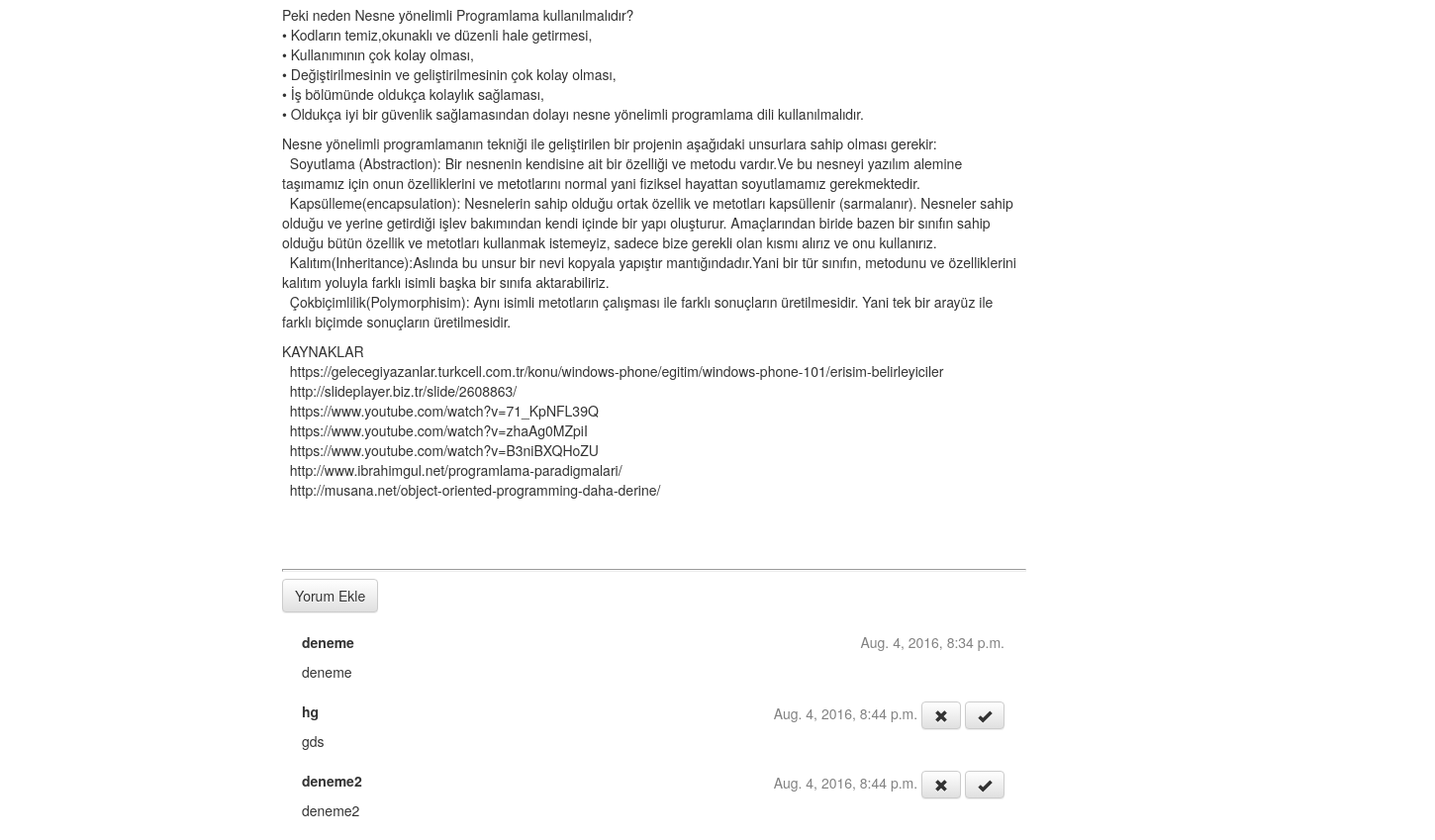
The page /post/1/ (signed in, lower part) on the database as committed earlier.
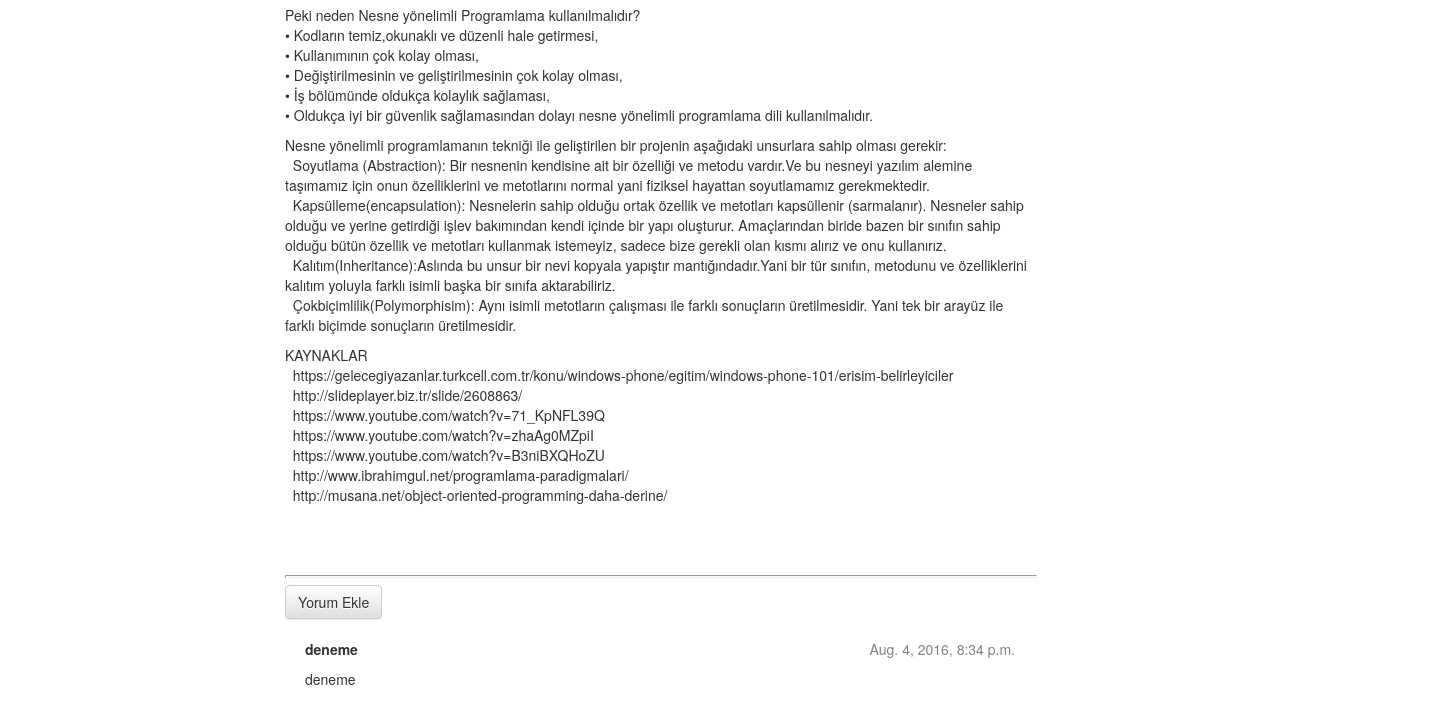
The same page on the database as committed later.
### blog/models.py (models this page shows, shortened)
class Post(models.Model):
    yazar = models.ForeignKey('auth.User')
    baslik = models.CharField(max_length=200)
    yazi = models.TextField()
    yaratilis_tarihi = models.DateTimeField(
            default=timezone.now)
    yayinlanma_tarihi = models.DateTimeField(
            blank=True, null=True)

class Comment(models.Model):
    post = models.ForeignKey('blog.Post', related_name='comments')
    yazar = models.CharField(max_length=200)
    yazi = models.TextField()
    yaratilis_tarihi = models.DateTimeField(default=timezone.now)
    onaylanmis_yorum = models.BooleanField(default=False)

### blog/views.py (the view)
# urls.py: url(r'^post/(?P<pk>[0-9]+)/$', views.post_detail, name='post_detail'),
def post_detail(request, pk):
    post = get_object_or_404(Post, pk=pk)
    return render(request, 'blog/post_detail.html', {'post': post})

### blog/templates/blog/post_detail.html (shortened to what this page needs)
{% extends 'blog/base.html' %}
{% block content %}
    <div class="post">
        <p>{{ post.yazi|linebreaks }}</p>
    </div>
    <hr>
    <a class="btn btn-default" href="{% url 'add_comment_to_post' pk=post.pk %}">Yorum Ekle</a>
    {% for comment in post.comments.all %}
        {% if user.is_authenticated or comment.onaylanmis_yorum %}
        <div class="comment">
            <div class="date">
                {{ comment.yaratilis_tarihi }}
                {% if not comment.onaylanmis_yorum %}
                    <a class="btn btn-default" href="{% url 'comment_remove' pk=comment.pk %}"><span class="glyphicon glyphicon-remove"></span></a>
                    <a class="btn btn-default" href="{% url 'comment_approve' pk=comment.pk %}"><span class="glyphicon glyphicon-ok"></span></a>
                {% endif %}
            </div>
            <strong>{{ comment.yazar }}</strong>
            <p>{{ comment.yazi|linebreaks }}</p>
        </div>
        {% endif %}
    {% empty %}
        <li>Henüz bir yorum yok.Haydi ilk yorumu sen ekle!</li>
    {% endfor %}
{% endblock %}

### blog/templates/blog/base.html (shortened to what this page needs)
{% load staticfiles %}
<html>
     <head>
		<link rel="stylesheet" href="//maxcdn.bootstrapcdn.com/bootstrap/3.2.0/css/bootstrap.min.css">
		<link rel="stylesheet" href="//maxcdn.bootstrapcdn.com/bootstrap/3.2.0/css/bootstrap-theme.min.css">
		<link rel="stylesheet" href="{% static 'css/blog.css' %}">
    </head>
    <body>
        <div class="content container">
            <div class="row">
                <div class="col-md-8">
                {% block content %}
            {% endblock %}
                </div>
            </div>
        </div>
    </body>
</html>

### blog/static/css/blog.css (style rules this page uses)
.content { margin-left: 270px; }
.date { float: right; color: #828282; }
.post { margin-bottom: 70px; }
hr { display: block; margin-top: 0.5em; margin-bottom: 0.5em; margin-left: auto; margin-right: auto; border-style: inset; border-width: 1px; width: 750px; height: 0.5px; }
.comment { margin: 20px 20px 20px 20px; }

Rows that differ between the two databases and show on the page:
removed Comment: yaratilis_tarihi "Aug. 4, 2016, 8:44 p.m.", onaylanmis_yorum False (drawn), yazar "hg", yazi "gds"
removed Comment: yaratilis_tarihi "Aug. 4, 2016, 8:44 p.m.", onaylanmis_yorum False (drawn), yazar "deneme2", yazi "deneme2"
